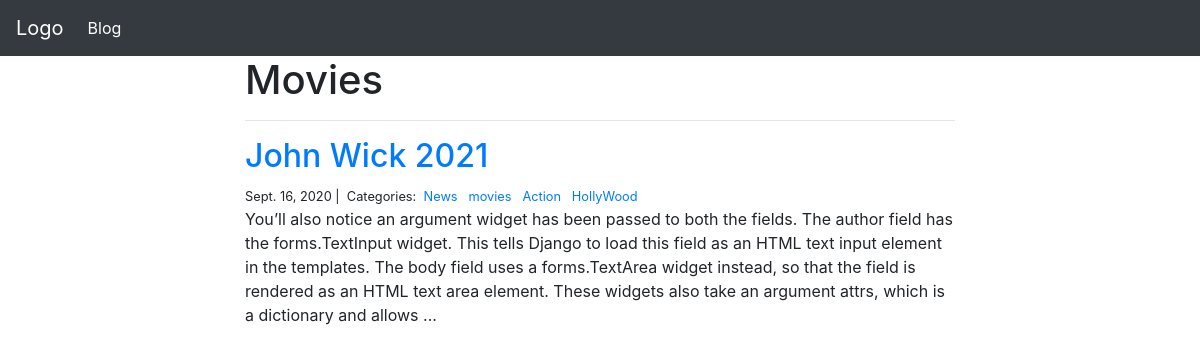
/blog/movies/, run on the app's committed database.
### blog/models.py (models this page shows, shortened)
class Category(models.Model):
    name = models.CharField(max_length=50)
    class Meta:
        verbose_name = 'Category'
        verbose_name_plural = 'Categories'

class Post(models.Model):
    title = models.CharField(max_length=120)
    body = models.TextField()
    created_on = models.DateTimeField(auto_now_add=True)
    last_modified = models.DateTimeField(auto_now=True)
    categories = models.ManyToManyField(Category, related_name='posts')
    class Meta:
        verbose_name = 'Post'
        verbose_name_plural = 'Posts'

### blog/views.py (the view)
# urls.py: path("<category>/", views.blog_category, name="blog_category"),
def blog_category(request, category):
    posts = Post.objects.filter(
        categories__name__contains=category
    ).order_by(
        '-created_on'
    )
    context = {
        "category": category,
        "posts": posts
    }
    return render(request, "blog_category.html", context)

### blog/templates/blog_category.html
{% extends "base.html" %}
{% block page_content %}
    <div class="container">
        <div class="col-md-8 offset-md-2">
            <h1>{{ category | title }}</h1>
            <hr>
            {% for post in posts %}
                <h2><a href="{% url 'blog_detail' post.pk%}">{{ post.title }}</a></h2>
                <small>
                    {{ post.created_on.date }} |&nbsp;
                    Categories:&nbsp;
                    {% for category in post.categories.all %}
                    <a href="{% url 'blog_category' category.name %}">
                        {{ category.name }}
                    </a>&nbsp;
                    {% endfor %}
                </small>
                <p>{{ post.body | slice:":400" }}...</p>
            {% endfor %}
        </div>
    </div>
{% endblock %}

### data on the page
Category: name "Movies", name "movies"
Post: title "John Wick 2021", created_on "Sept. 16, 2020", body "You’ll also notice an argument widget has been passed to both the fields. The author field has the forms.TextInput widget. This tells Django to load this field as an HTML text input element in the templates. The body field uses a forms.TextArea widget instead, so that the field is rendered as an HTML text area element. These widgets also take an argument attrs, which is a dictionary and allows"
Category: name "News"
Category: name "Action"
Category: name "HollyWood"
